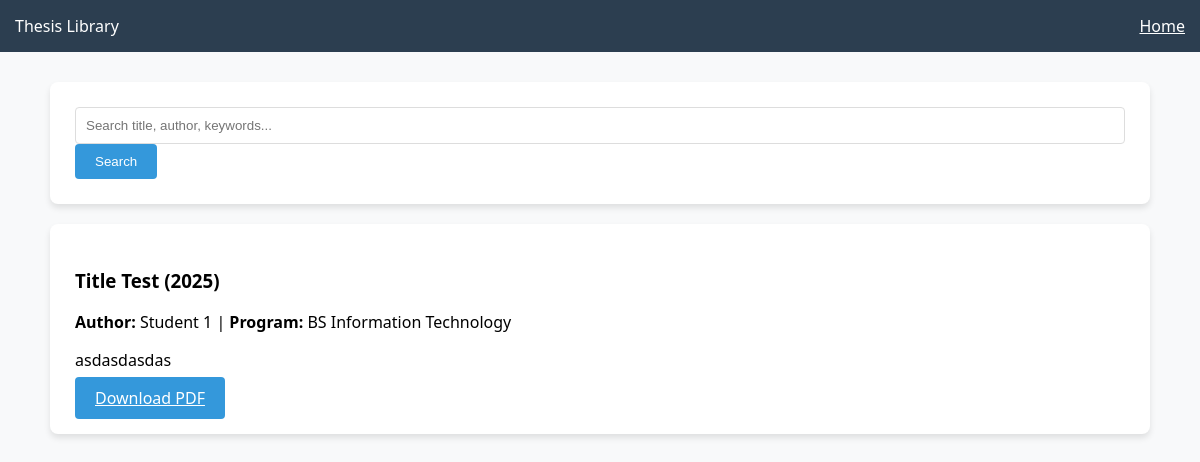
The app's page /Thesis_Archives_System/archive.php with its own data.
### tables this page shows
CREATE TABLE `thesis` (
  `id` int(11) NOT NULL,
  `student_id` int(11) DEFAULT NULL,
  `program_id` int(11) DEFAULT NULL,
  `title` varchar(255) DEFAULT NULL,
  `abstract` text DEFAULT NULL,
  `keywords` varchar(255) DEFAULT NULL,
  `adviser` varchar(100) DEFAULT NULL,
  `year_published` year(4) DEFAULT NULL,
  `created_at` timestamp NOT NULL DEFAULT current_timestamp()
);

CREATE TABLE `users` (
  `id` int(11) NOT NULL,
  `username` varchar(50) DEFAULT NULL,
  `password` varchar(255) DEFAULT NULL,
  `role` enum('admin','faculty','student') DEFAULT NULL,
  `full_name` varchar(100) DEFAULT NULL,
  `dept_id` int(11) DEFAULT NULL,
  `profile_pic` varchar(255) DEFAULT NULL,
  `signature` varchar(255) DEFAULT NULL
);

CREATE TABLE `programs` (
  `id` int(11) NOT NULL,
  `dept_id` int(11) DEFAULT NULL,
  `program_name` varchar(100) DEFAULT NULL
);

### Thesis_Archives_System/archive.php (the view, shortened to what this page needs)
<?php include 'config.php';
$search = $_GET['q'] ?? '';
$query = "SELECT t.*, f.file_path, u.full_name, p.program_name
          FROM thesis t
          JOIN approvals a ON t.id = a.thesis_id
          JOIN files f ON t.id = f.thesis_id
          JOIN users u ON t.student_id = u.id
          JOIN programs p ON t.program_id = p.id
          WHERE a.status = 'Approved'";
$results = $conn->query($query);
?>
<!DOCTYPE html>
<html>
<head>
    <link rel="stylesheet" href="style.css">
</head>
<body>
    <div class="navbar"><span>Thesis Library</span><a href="index.php" style="color:white">Home</a></div>
    <div class="container">
        <div class="card">
            <form method="GET">
                <input type="text" name="q" placeholder="Search title, author, keywords..." value="<?= $search ?>">
                <button class="btn">Search</button>
            </form>
        </div>
        <?php while ($row = $results->fetch_assoc()): ?>
            <div class="card">
                <h3><?= $row['title'] ?> (<?= $row['year_published'] ?>)</h3>
                <p><b>Author:</b> <?= $row['full_name'] ?> | <b>Program:</b> <?= $row['program_name'] ?></p>
                <p><?= $row['abstract'] ?></p>
                <a href="<?= $row['file_path'] ?>" class="btn" download>Download PDF</a>
            </div>
        <?php endwhile; ?>
    </div>
</body>
</html>

### Thesis_Archives_System/style.css (style rules this page uses)
:root { --main: #2c3e50; --blue: #3498db; --bg: #f8f9fa; }
body { font-family: "Segoe UI", sans-serif; background: var(--bg); margin: 0; }
.navbar { background: var(--main); padding: 15px; color: white; display: flex; justify-content: space-between; }
.container { max-width: 1100px; margin: 30px auto; padding: 0 20px; }
.card { background: white; padding: 25px; border-radius: 8px; box-shadow: 0 4px 6px rgba(0, 0, 0, 0.1); margin-bottom: 20px; }
input, select, textarea { width: 100%; padding: 10px; border: 1px solid #ddd; border-radius: 4px; box-sizing: border-box; }
.btn { background: var(--blue); color: white; border: none; padding: 10px 20px; cursor: pointer; border-radius: 4px; }

### records on screen
thesis: title "Title Test", year_published "2025", student.full_name "Student 1", program.program_name "BS Information Technology", abstract "asdasdasdas"
